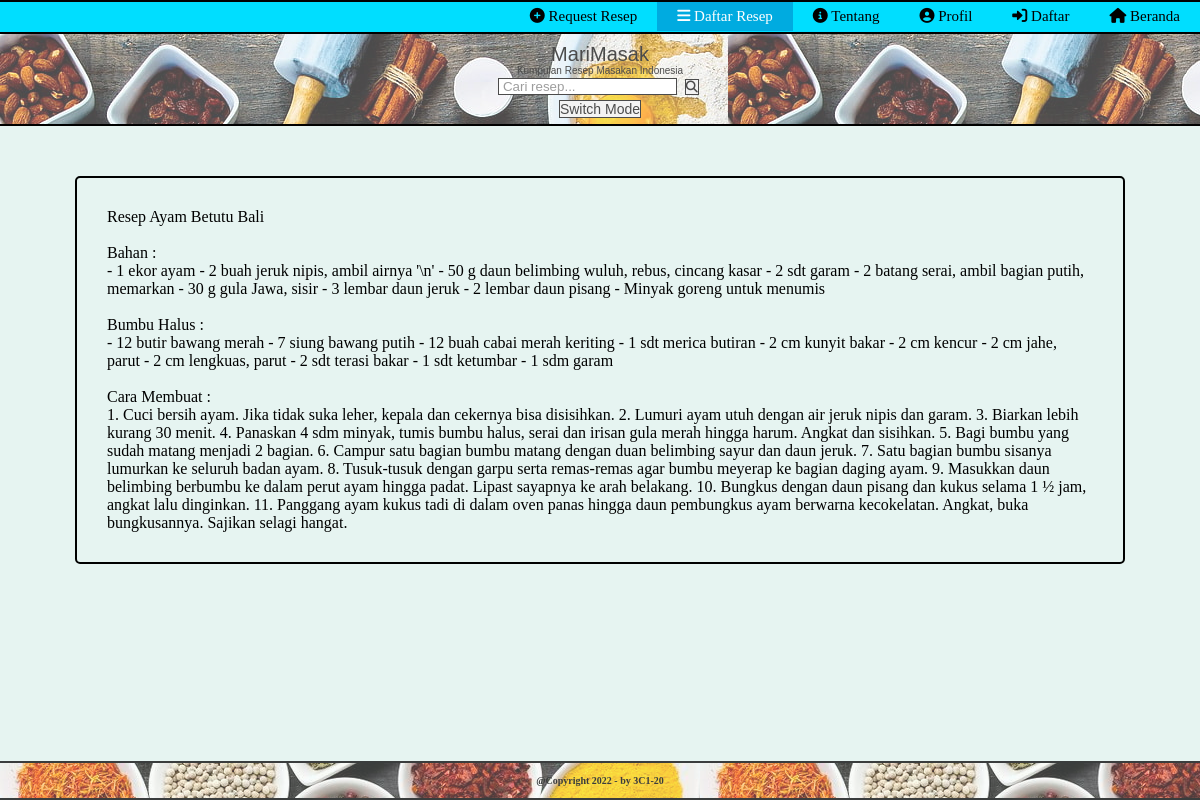
/resep-ayam.php, run on the app's committed database.
### tables this page shows
CREATE TABLE `resep` (
  `id_resep` int(11) NOT NULL,
  `nama_resep` varchar(50) NOT NULL,
  `kategori` varchar(50) NOT NULL,
  `bahan_resep` longtext NOT NULL,
  `bumbu_halus` longtext NOT NULL,
  `cara_buat` longtext NOT NULL
);

### resep-ayam.php (the view, shortened to what this page needs)
<?php
    require 'config.php';
?>
<!DOCTYPE html>
<html lang="en">
<head>
    <link rel="stylesheet" href="index.css">
    <link rel="stylesheet" href="gambar">
    <link rel="stylesheet" href="fontawesome-free/css/all.min.css">
</head>
<body>
    <div class="header">
        <div class="h-list">
            <a class="home" href="index.php"><i class="fa-solid fa-house"></i> Beranda</a>
            <a class="register" href="register.php"><i class="fa-solid fa-right-to-bracket"></i> Daftar</a>
            <a href="akun.php"><i class="fa-solid fa-circle-user"></i> Profil</a>
            <a class="about" href="about.php"><i class="fa-solid fa-circle-info"></i> Tentang</a>
            <a class="menu-resep" href="resep.php"><i class="fa-solid fa-bars"></i> Daftar Resep</a>
            <a href="request.php"><i class="fa-solid fa-circle-plus"></i> Request Resep</a>
        </div>
    </div>
    <div class="navbar">
        <div class="n-logo">
            <p class="logo">MariMasak</p>
            <p class="teks">Kumpulan Resep Masakan Indonesia</p>
            <input type="text" placeholder=" Cari resep...">
            <button class="cari" type="submit"><i class="fa fa-search"></i></button> <br>
            <br>
            <br> <button class="mode" onclick="myFunction()">Switch Mode</button>
        </div>
    </div>
    <div class="main">
        <div class="contents">
            <div class="isi">
                <?php
                    $jenis = "Ayam";
                    $query = "SELECT * FROM resep WHERE kategori = '$jenis'";
                    $result = $db->query($query);
                    while($row = mysqli_fetch_array($result)) {
                ?>
                <p>Resep <?=$row['nama_resep'] ?></p> <br>
                <p>Bahan : <br><?=$row['bahan_resep'] ?></p> <br>
                <p>Bumbu Halus : <br><?=$row['bumbu_halus'] ?></p> <br>
                <p>Cara Membuat : <br><?=$row['cara_buat'] ?></p>
                <?php
                    }
                ?>
            </div>
        </div>
    </div>
    <div class="footer">
        <div class="f-teks">
            <p>@Copyright 2022 - by 3C1-20</p>
        </div>
    </div>
</body>
</html>

### index.css (style rules this page uses)
* { margin: 0; padding: 0; }
.header { height: 30px; width: 100%; background-color: #00DEFF; border-top: 2px solid black; border-bottom: 2px solid black; }
.h-list { overflow: hidden; }
.h-list a { float: right; color: black; text-align: center; padding: 6px 20px; text-decoration: none; font-size: 15px; }
.h-list a.home { background-color: #00ABE0; color: white; }
.navbar { height: 90px; width: 100%; opacity: 0.70; background-image: url("gambar/wallpaper.jpg"); }
button { cursor: pointer; border: 1.5px solid black; text-align: center; font-size: 14px; }
.n-logo { font-family: Impact, Haettenschweiler, 'Arial Narrow Bold', sans-serif; padding-top: 10px; text-align: center; line-height: 1px; }
.n-logo input[type=text] { border: 1.5px solid black; }
.n-logo button[type=submit] { border: 1.5px solid black; }
.logo { padding-top: 10px; font-size: 20px; }
.teks { padding-top: 15px; padding-bottom: 5px; font-size: 10px; line-height: 1px; }
.cari { margin: 3px; font-size: 12px; }
.main { height: 100%; width: 100%; position: fixed; background-color: #E6F4F1; border-top: 2px solid black; border-bottom: 2px solid black; }
.footer { height: 35px; width: 100%; position: absolute; bottom: 0; opacity: 0.75; background-image: url("gambar/background.jpg"); border-top: 2px solid black; border-bottom: 2px solid black; }
.f-teks { text-align: center; padding-top: 12px; font-size: 10px; font-weight: bold; color: black; }

### resep-ayam.php (style rules this page uses)
.h-list a.home { background-color: #00DEFF; color: black; }
.h-list a.menu-resep { background-color: #00ABE0; color: white; }
.isi { padding: 30px 30px; margin: 50px 75px; border: 2px solid black; border-radius: 5px; }

### data on the page
resep: nama_resep "Ayam Betutu Bali", bahan_resep "- 1 ekor ayam - 2 buah jeruk nipis, ambil airnya '\\n' - 50 g daun belimbing wuluh, rebus, cincang kasar - 2 sdt garam - 2 batang serai, ambil bagian putih, memarkan - 30 g gula Jawa, sisir - 3 lembar daun jeruk - 2 lembar daun pisang - Minyak goreng untuk menumis", bumbu_halus "- 12 butir bawang merah - 7 siung bawang putih - 12 buah cabai merah keriting - 1 sdt merica butiran - 2 cm kunyit bakar - 2 cm kencur - 2 cm jahe, parut - 2 cm lengkuas, parut - 2 sdt terasi bakar - 1 sdt ketumbar - 1 sdm garam", cara_buat "1. Cuci bersih ayam. Jika tidak suka leher, kepala dan cekernya bisa disisihkan. 2. Lumuri ayam utuh dengan air jeruk nipis dan garam. 3. Biarkan lebih kurang 30 menit. 4. Panaskan 4 sdm minyak, tumis bumbu halus, serai dan irisan gula merah hingga harum. Angkat dan sisihkan. 5. Bagi bumbu yang sudah matang menjadi 2 bagian. 6. Campur satu bagian bumbu matang dengan duan belimbing sayur dan daun jeruk. 7. Satu bagian bumbu sisanya lumurkan ke seluruh badan ayam. 8. Tusuk-tusuk dengan garpu serta remas-remas agar bumbu meyerap ke bagian daging ayam. 9. Masukkan daun belimbing berbumbu ke dalam perut ayam hingga padat. Lipast sayapnya ke arah belakang. 10. Bungkus dengan daun pisang dan kukus…"
